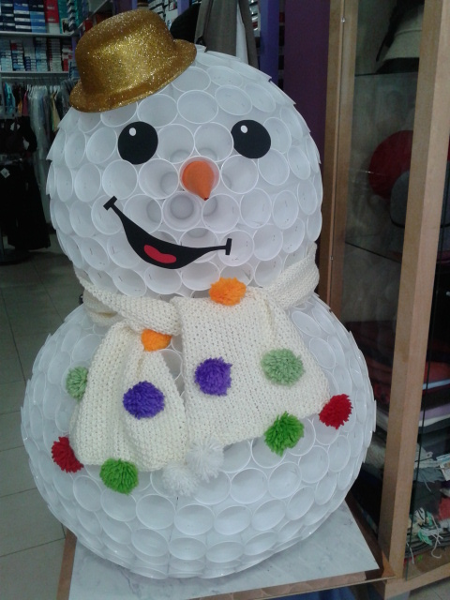
#> input picture snowman.tif, 450 x 600 px
$ python aplicar_kmeans.py snowman.tif
#> lines starting #> are read from the running program, lines starting #| are printed output that depends on the picture
### calculo_mse.py
# #######################################################
# Programa que calcula el MSE para dos imagenes dadas
# #######################################################


import cv2          # para gestion de imagenes
import numpy as np  # para operaciones matematicas
import sys          # para leer parametros del terminal

def _initial_check(GT,P):
	assert GT.shape == P.shape, "OJO: las dimensiones de ambas imagenes no coinciden " + \
	str(GT.shape) + " and " + str(P.shape)
	if GT.dtype != P.dtype:
		msg = "Supplied images have different dtypes " + \
			str(GT.dtype) + " and " + str(P.dtype)
		warnings.warn(msg)


	if len(GT.shape) == 2:
		GT = GT[:,:,np.newaxis]
		P = P[:,:,np.newaxis]

	return GT.astype(np.float64),P.astype(np.float64)

# #######################################################
# calcula el error cuadratico medio (MSE) de dos imagenes
# El ancho y el alto de ambas imagenes debe coincidir. De lo contrario, se produce un error
# GT y P representan ambas imagenes
#
# Si MSE es 0, las imagenes son identicas
# #######################################################
def mse (GT,P):
	"""calculates mean squared error (mse).

	:param GT: first (original) input image.
	:param P: second (deformed) input image.

	:returns:  float -- mse value.
	"""

	GT,P = _initial_check(GT,P)


	return np.mean((GT.astype(np.float64)-P.astype(np.float64))**2)


print('EJECUCION: python calculo_mse.py <imagen1> <imagen2>')

#intento leer del terminal los nombres de los dos ficheros de imagen. Si no se han indicado,
# se avisa al usuario y se acaba
if len(sys.argv) == 3:
   # copio los nombres de ambos ficheros de imagen
   figura1 = sys.argv[1]
   figura2 = sys.argv[2]

   print("procesando las imagenes: |"+ figura1 + "| y |"+ figura2 + "|")

   # leo ambas imagenes
   FIG1 = cv2.imread(figura1,cv2.IMREAD_COLOR)
   FIG2 = cv2.imread(figura2,cv2.IMREAD_COLOR)

   # calculo el MSE y lo muestro
   resul= mse (FIG1, FIG2) # fitness de la particula
   print('MSE:', resul)
else:
   print('El programa necesita dos imagenes de las mismas dimensiones para funcionar')

### aplicar_kmeans.py
# #######################################################
# Programa que aplica K-means a una imagen
#
# Informacion de ayuda sobre k-means en cv2:
# https://docs.opencv.org/master/d1/d5c/tutorial_py_kmeans_opencv.html
#
# web de la que he copiado las operaciones para aplicar k-means a una imagen:
# https://opencv-python-tutroals.readthedocs.io/en/latest/py_tutorials/py_ml/py_kmeans/py_kmeans_opencv/py_kmeans_opencv.html
# #######################################################


import cv2          # para gestion de imagenes
import numpy as np  # para operaciones matematicas
import sys          # para leer parametros del terminal
from calculo_mse import mse

print('EJECUCION: python aplicar_kmeans.py <imagen>')

#intento leer del terminal el nombre del fichero que contiene la imagen. Si no se ha indicado,
# se avisa al usuario y se acaba
if len(sys.argv) == 2:
   # copio el nombre del fichero
   figura = sys.argv[1]

   print("procesando la imagen: |"+ figura + "|")

   # leo la imagen
   img = cv2.imread(figura,cv2.IMREAD_COLOR)
#> img is the input picture: shape (600, 450, 3); mean B, G, R 113, 113.5, 109.4

   Z = img.reshape((-1,3))

   # convert to np.float32
   Z = np.float32(Z)

   # define criteria, number of clusters(K) and apply kmeans()
   # la aplicación de k-means concluye cuando se han realizado 10 iteraciones o el error alcanza el valor 1 como maximo
   # MARISA: en nuestro caso seria mejor dejar solo el criterio de las iteraciones
   criteria = (cv2.TERM_CRITERIA_EPS + cv2.TERM_CRITERIA_MAX_ITER, 10, 1.0)
   K = 8  # numero de colores de la paleta cuantizada

   ret,label,center= cv2.kmeans(Z, K, None, criteria, 10, flags=cv2.KMEANS_PP_CENTERS)
#> ret = 120850254.8; center = [[186.6, 183.3, 174.2], [46.04, 42.68, 42.07], [91.99, 98.31, 96.98], [17.09, 15.75, 16.93], [170.5, 163.7, 150.1], [89.22, 115.4, 144.6], [146.9, 143.2, 129.2], [52.74, 69.19, 76.42]]
   #ret,label,center=cv2.kmeans(Z,K, None,criteria,10,cv2.KMEANS_RANDOM_CENTERS)

   # Now convert back into uint8, and make original image
   center = np.uint8(center)
#> center = [[186, 183, 174], [46, 42, 42], [91, 98, 96], [17, 15, 16], [170, 163, 150], [89, 115, 144], [146, 143, 129], [52, 69, 76]]
   res = center[label.flatten()]
   res2 = res.reshape((img.shape)) #imagen cuatizada
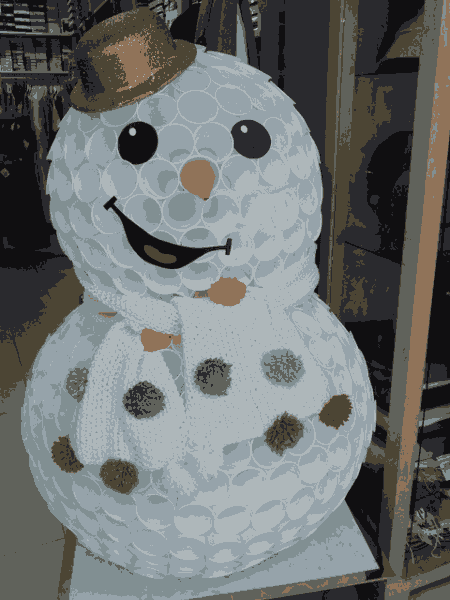
#> res2: shape (600, 450, 3); mean B, G, R 112.5, 113, 109.1

   #cv2.imshow('res2',res2)
   cv2.waitKey(0)
   cv2.destroyAllWindows()

   # visualizo los colores RGB de la paleta cuantizada
   print('colores de la paleta cuantizada: ')
   print(center)
#| [[186 183 174]
#|  [ 46  42  42]
#|  [ 91  98  96]
#|  [ 17  15  16]
#|  [170 163 150]
#|  [ 89 115 144]
#|  [146 143 129]
#|  [ 52  69  76]]


   # Llamo a la función mse() para calcular el error cuadratico medio com img res2
   mse_calculated = mse(img, res2)
#> mse_calculated = 149.5

   #vuelco a disco la imagen cuantizada, para poder compararla con otras
   cv2.imwrite('resultado_kmeans.tif',res2)

   #NOTA: para utilizar esto en el algoritmo PSO, podriamos aplicar el calculo del MSE a la imagen original y a res2,
   #con lo que obtendriamos el mse para la paleta de la particula que se ha generado tras aplicar k-means.
   #Es decir, al aplicar k-means a la posicion de una particula obtenemos dos resultados para seguir aplicando el PSO
   # - la paleta mejorada (nueva posicion de la particula)
   # - el fitness de la particula para esta paleta mejorada
   # <<<<<
else:
   print('El programa necesita una imagen para funcionar')
